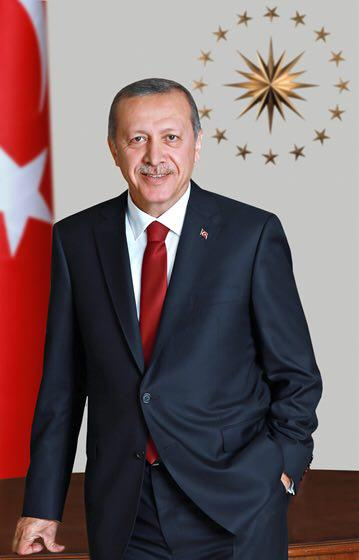
#> input picture assignmentsMeiramgul/assignment 6/erdogan.jpg, 359 x 560 px
$ python main.py
#> lines starting #> are read from the running program, lines starting #| are printed output that depends on the picture; after the words box and inside, x2 and y2 are one past the last pixel; in counts of white or black regions, pixels touching at a corner belong together
import numpy as np
import cv2 as cv
from time import sleep


face_cascade = cv.CascadeClassifier('haarcascade_frontalface_default.xml')
eye_cascade = cv.CascadeClassifier('haarcascade_eye.xml')
img = cv.imread('erdogan.jpg')
#> img is the input picture: shape (560, 359, 3); mean B, G, R 100.6, 98.2, 116.4
gray = cv.cvtColor(img, cv.COLOR_BGR2GRAY)
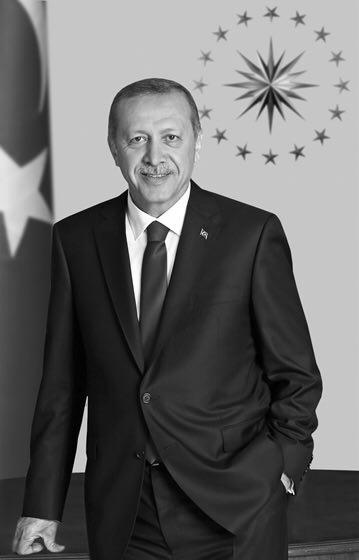
#> gray: shape (560, 359); min 0, max 255, mean 104

faces = face_cascade.detectMultiScale(gray, 1.3, 5)
#> faces = [[112, 104, 89, 89]]
for (x, y, w, h) in faces:
    cv.rectangle(img, (x, y), (x + w, y + h), (255, 0, 0), 2)
    roi_gray = gray[y:y + h, x:x + w]
    roi_color = img[y:y + h, x:x + w]
    eyes = eye_cascade.detectMultiScale(roi_gray)
    for (ex, ey, ew, eh) in eyes:
        cv.rectangle(roi_color, (ex, ey), (ex + ew, ey + eh), (0, 255, 0), 2)
#> this loop made 1 pass
#> (x, y, w, h, eyes) on pass 1: (112, 104, 89, 89, [[14, 25, 21, 21], [46, 22, 25, 25]])
#> pass 1, `roi_gray = gray[y:y + h, x:x + w]`:
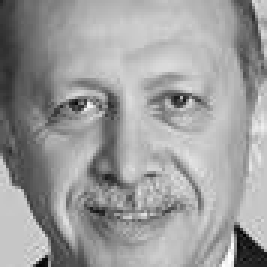
#> roi_gray: shape (89, 89) (shown 3 times larger); min 1, max 254, mean 156.3
#> pass 1, `roi_color = img[y:y + h, x:x + w]`:
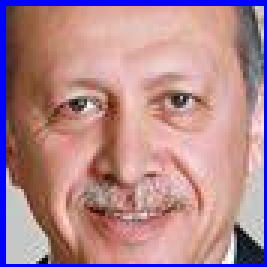
#> roi_color: shape (89, 89, 3) (shown 3 times larger); mean B, G, R 141.8, 135.3, 177.5
#> after the loop:
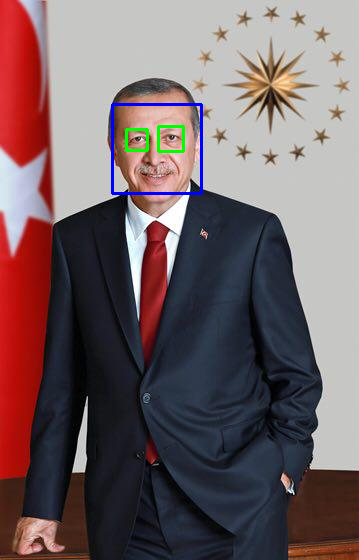
#> img: shape (560, 359, 3); 0.8% of pixels changed, all inside (x1, y1, x2, y2) = (111, 103, 203, 195)
#> after the loop:
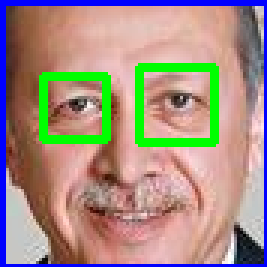
#> roi_color: shape (89, 89, 3) (shown 3 times larger); 6.87% of pixels changed, all inside (x1, y1, x2, y2) = (13, 21, 73, 49)

cv.imshow('img', img)
cv.imwrite("result_image.jpg", img)
cv.waitKey(0)
cv.destroyAllWindows()
